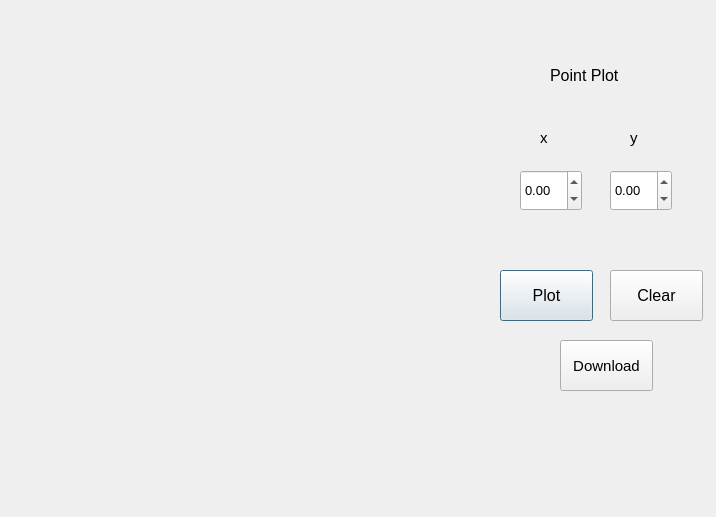
<?xml version="1.0" encoding="UTF-8"?>
<ui version="4.0">
 <class>Dialog</class>
 <widget class="QDialog" name="Dialog">
  <property name="geometry">
   <rect>
    <x>0</x>
    <y>0</y>
    <width>716</width>
    <height>517</height>
   </rect>
  </property>
  <property name="font">
   <font>
    <pointsize>7</pointsize>
   </font>
  </property>
  <property name="windowTitle">
   <string>Dialog</string>
  </property>
  <widget class="QDoubleSpinBox" name="bx_x">
   <property name="geometry">
    <rect>
     <x>520</x>
     <y>170</y>
     <width>62</width>
     <height>41</height>
    </rect>
   </property>
   <property name="font">
    <font>
     <pointsize>10</pointsize>
    </font>
   </property>
   <property name="minimum">
    <double>-99.000000000000000</double>
   </property>
  </widget>
  <widget class="QDoubleSpinBox" name="bx_y">
   <property name="geometry">
    <rect>
     <x>610</x>
     <y>170</y>
     <width>62</width>
     <height>41</height>
    </rect>
   </property>
   <property name="font">
    <font>
     <pointsize>10</pointsize>
    </font>
   </property>
   <property name="minimum">
    <double>-99.000000000000000</double>
   </property>
  </widget>
  <widget class="QPushButton" name="pushButton">
   <property name="geometry">
    <rect>
     <x>500</x>
     <y>270</y>
     <width>93</width>
     <height>51</height>
    </rect>
   </property>
   <property name="font">
    <font>
     <pointsize>12</pointsize>
    </font>
   </property>
   <property name="text">
    <string>Plot</string>
   </property>
  </widget>
  <widget class="QPushButton" name="pushButton_2">
   <property name="geometry">
    <rect>
     <x>610</x>
     <y>270</y>
     <width>93</width>
     <height>51</height>
    </rect>
   </property>
   <property name="font">
    <font>
     <pointsize>12</pointsize>
    </font>
   </property>
   <property name="text">
    <string>Clear</string>
   </property>
  </widget>
  <widget class="QLabel" name="label">
   <property name="geometry">
    <rect>
     <x>540</x>
     <y>130</y>
     <width>55</width>
     <height>16</height>
    </rect>
   </property>
   <property name="font">
    <font>
     <pointsize>11</pointsize>
    </font>
   </property>
   <property name="text">
    <string>x</string>
   </property>
  </widget>
  <widget class="QLabel" name="label_2">
   <property name="geometry">
    <rect>
     <x>630</x>
     <y>130</y>
     <width>55</width>
     <height>16</height>
    </rect>
   </property>
   <property name="font">
    <font>
     <pointsize>11</pointsize>
    </font>
   </property>
   <property name="text">
    <string>y</string>
   </property>
  </widget>
  <widget class="QCustomPlot" name="plot" native="true">
   <property name="geometry">
    <rect>
     <x>20</x>
     <y>30</y>
     <width>461</width>
     <height>461</height>
    </rect>
   </property>
  </widget>
  <widget class="QPushButton" name="download_btn">
   <property name="geometry">
    <rect>
     <x>560</x>
     <y>340</y>
     <width>93</width>
     <height>51</height>
    </rect>
   </property>
   <property name="font">
    <font>
     <pointsize>11</pointsize>
    </font>
   </property>
   <property name="text">
    <string>Download</string>
   </property>
  </widget>
  <widget class="QLabel" name="label_3">
   <property name="geometry">
    <rect>
     <x>550</x>
     <y>60</y>
     <width>111</width>
     <height>31</height>
    </rect>
   </property>
   <property name="font">
    <font>
     <pointsize>12</pointsize>
    </font>
   </property>
   <property name="text">
    <string>Point Plot</string>
   </property>
  </widget>
 </widget>
 <customwidgets>
  <customwidget>
   <class>QCustomPlot</class>
   <extends>QWidget</extends>
   <header>qcustomplot.h</header>
   <container>1</container>
  </customwidget>
 </customwidgets>
 <resources/>
 <connections/>
</ui>
